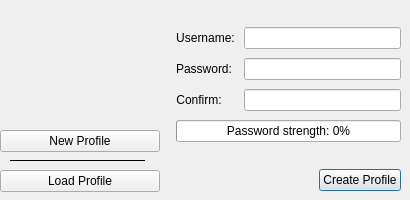
<?xml version="1.0" encoding="UTF-8"?>
<ui version="4.0">
 <class>LoginScreen</class>
 <widget class="QDialog" name="LoginScreen">
  <property name="geometry">
   <rect>
    <x>0</x>
    <y>0</y>
    <width>410</width>
    <height>200</height>
   </rect>
  </property>
  <property name="minimumSize">
   <size>
    <width>410</width>
    <height>200</height>
   </size>
  </property>
  <property name="maximumSize">
   <size>
    <width>415</width>
    <height>200</height>
   </size>
  </property>
  <property name="windowTitle">
   <string notr="true">qTox</string>
  </property>
  <property name="windowIcon">
   <iconset resource="../res.qrc">
    <normaloff>:/img/icons/qtox.svg</normaloff>:/img/icons/qtox.svg</iconset>
  </property>
  <widget class="QStackedWidget" name="stackedWidget">
   <property name="geometry">
    <rect>
     <x>160</x>
     <y>0</y>
     <width>250</width>
     <height>200</height>
    </rect>
   </property>
   <property name="autoFillBackground">
    <bool>true</bool>
   </property>
   <property name="currentIndex">
    <number>0</number>
   </property>
   <widget class="QWidget" name="newPage">
    <layout class="QHBoxLayout" name="horizontalLayout_5">
     <property name="spacing">
      <number>0</number>
     </property>
     <property name="leftMargin">
      <number>0</number>
     </property>
     <property name="topMargin">
      <number>0</number>
     </property>
     <property name="rightMargin">
      <number>0</number>
     </property>
     <property name="bottomMargin">
      <number>0</number>
     </property>
     <item>
      <widget class="QLabel" name="labelNewProfile">
       <property name="text">
        <string/>
       </property>
      </widget>
     </item>
     <item>
      <layout class="QHBoxLayout" name="horizontalLayout_4">
       <item>
        <layout class="QFormLayout" name="formLayout">
         <property name="sizeConstraint">
          <enum>QLayout::SizeConstraint::SetMaximumSize</enum>
         </property>
         <property name="fieldGrowthPolicy">
          <enum>QFormLayout::FieldGrowthPolicy::AllNonFixedFieldsGrow</enum>
         </property>
         <property name="labelAlignment">
          <set>Qt::AlignmentFlag::AlignLeading|Qt::AlignmentFlag::AlignLeft|Qt::AlignmentFlag::AlignVCenter</set>
         </property>
         <property name="formAlignment">
          <set>Qt::AlignmentFlag::AlignCenter</set>
         </property>
         <property name="horizontalSpacing">
          <number>9</number>
         </property>
         <property name="verticalSpacing">
          <number>9</number>
         </property>
         <property name="leftMargin">
          <number>9</number>
         </property>
         <property name="topMargin">
          <number>9</number>
         </property>
         <property name="rightMargin">
          <number>9</number>
         </property>
         <property name="bottomMargin">
          <number>9</number>
         </property>
         <item row="1" column="0">
          <widget class="QLabel" name="label">
           <property name="text">
            <string>Username:</string>
           </property>
           <property name="alignment">
            <set>Qt::AlignmentFlag::AlignCenter</set>
           </property>
          </widget>
         </item>
         <item row="1" column="1">
          <widget class="QLineEdit" name="newUsername">
           <property name="accessibleDescription">
            <string>Username input field</string>
           </property>
           <property name="maxLength">
            <number>64</number>
           </property>
          </widget>
         </item>
         <item row="2" column="0">
          <widget class="QLabel" name="label_2">
           <property name="text">
            <string>Password:</string>
           </property>
           <property name="alignment">
            <set>Qt::AlignmentFlag::AlignCenter</set>
           </property>
          </widget>
         </item>
         <item row="2" column="1">
          <widget class="PasswordEdit" name="newPass">
           <property name="toolTip">
            <string>This optional password is used to encrypt local message data and your profile.
If you lose this password, there is no way to recover it.
Press Shift+F1 for more information.</string>
           </property>
           <property name="whatsThis">
            <string>The password you enter here is optional and encrypts message data and your Tox secret key. It does not encrypt files received. Your profile data is never sent to any servers. This is not a remote login, it's local to your computer only. qTox developers won't be able to recover your password if lost.</string>
           </property>
           <property name="accessibleDescription">
            <string>Password input field, you can leave it empty (no password), or type at least 6 characters</string>
           </property>
          </widget>
         </item>
         <item row="3" column="0">
          <widget class="QLabel" name="label_8">
           <property name="text">
            <string>Confirm:</string>
           </property>
           <property name="alignment">
            <set>Qt::AlignmentFlag::AlignCenter</set>
           </property>
          </widget>
         </item>
         <item row="3" column="1">
          <widget class="PasswordEdit" name="newPassConfirm">
           <property name="accessibleDescription">
            <string>Password confirmation field</string>
           </property>
          </widget>
         </item>
         <item row="7" column="0" colspan="2">
          <widget class="QProgressBar" name="passStrengthMeter">
           <property name="value">
            <number>0</number>
           </property>
           <property name="format">
            <string>Password strength: %p%</string>
           </property>
          </widget>
         </item>
         <item row="9" column="0" colspan="2">
          <layout class="QHBoxLayout" name="horizontalLayout">
           <item>
            <spacer name="horizontalSpacer">
             <property name="orientation">
              <enum>Qt::Orientation::Horizontal</enum>
             </property>
             <property name="sizeHint" stdset="0">
              <size>
               <width>40</width>
               <height>20</height>
              </size>
             </property>
            </spacer>
           </item>
           <item>
            <widget class="QPushButton" name="createAccountButton">
             <property name="accessibleDescription">
              <string>Create a new profile button</string>
             </property>
             <property name="text">
              <string>Create Profile</string>
             </property>
            </widget>
           </item>
          </layout>
         </item>
         <item row="8" column="0" colspan="2">
          <spacer name="verticalSpacer">
           <property name="orientation">
            <enum>Qt::Orientation::Vertical</enum>
           </property>
           <property name="sizeHint" stdset="0">
            <size>
             <width>20</width>
             <height>40</height>
            </size>
           </property>
          </spacer>
         </item>
         <item row="0" column="0" colspan="2">
          <spacer name="verticalSpacer_2">
           <property name="orientation">
            <enum>Qt::Orientation::Vertical</enum>
           </property>
           <property name="sizeHint" stdset="0">
            <size>
             <width>20</width>
             <height>40</height>
            </size>
           </property>
          </spacer>
         </item>
        </layout>
       </item>
      </layout>
     </item>
    </layout>
   </widget>
   <widget class="QWidget" name="loginPage">
    <layout class="QHBoxLayout" name="horizontalLayout_3">
     <property name="spacing">
      <number>0</number>
     </property>
     <property name="leftMargin">
      <number>0</number>
     </property>
     <property name="topMargin">
      <number>0</number>
     </property>
     <property name="rightMargin">
      <number>0</number>
     </property>
     <property name="bottomMargin">
      <number>0</number>
     </property>
     <item>
      <layout class="QHBoxLayout" name="horizontalLayout_2">
       <property name="spacing">
        <number>0</number>
       </property>
       <item>
        <widget class="QLabel" name="labelLoadProfile">
         <property name="text">
          <string/>
         </property>
        </widget>
       </item>
       <item>
        <layout class="QVBoxLayout" name="verticalLayout_2">
         <property name="spacing">
          <number>6</number>
         </property>
         <property name="leftMargin">
          <number>9</number>
         </property>
         <property name="topMargin">
          <number>9</number>
         </property>
         <property name="rightMargin">
          <number>9</number>
         </property>
         <property name="bottomMargin">
          <number>9</number>
         </property>
         <item>
          <spacer name="verticalSpacer_3">
           <property name="orientation">
            <enum>Qt::Orientation::Vertical</enum>
           </property>
           <property name="sizeHint" stdset="0">
            <size>
             <width>20</width>
             <height>40</height>
            </size>
           </property>
          </spacer>
         </item>
         <item>
          <widget class="QLabel" name="userNameLabel">
           <property name="text">
            <string>Username:</string>
           </property>
           <property name="alignment">
            <set>Qt::AlignmentFlag::AlignCenter</set>
           </property>
          </widget>
         </item>
         <item>
          <widget class="QComboBox" name="loginUsernames">
           <property name="accessibleName">
            <string>Profile list</string>
           </property>
           <property name="accessibleDescription">
            <string>List of profiles</string>
           </property>
          </widget>
         </item>
         <item>
          <widget class="QLabel" name="loginPasswordLabel">
           <property name="text">
            <string>Password:</string>
           </property>
           <property name="alignment">
            <set>Qt::AlignmentFlag::AlignCenter</set>
           </property>
          </widget>
         </item>
         <item>
          <widget class="PasswordEdit" name="loginPassword">
           <property name="accessibleName">
            <string>Password input</string>
           </property>
           <property name="accessibleDescription">
            <string>Password input field, minimum 6 characters long</string>
           </property>
          </widget>
         </item>
         <item>
          <widget class="QCheckBox" name="autoLoginCB">
           <property name="toolTip">
            <string>If the profile does not have a password, qTox can skip the login screen</string>
           </property>
           <property name="accessibleDescription">
            <string>Load automatically checkbox</string>
           </property>
           <property name="text">
            <string>Load automatically</string>
           </property>
          </widget>
         </item>
         <item>
          <spacer name="verticalSpacer_4">
           <property name="orientation">
            <enum>Qt::Orientation::Vertical</enum>
           </property>
           <property name="sizeHint" stdset="0">
            <size>
             <width>20</width>
             <height>40</height>
            </size>
           </property>
          </spacer>
         </item>
         <item>
          <layout class="QHBoxLayout" name="horizontalLayout_6">
           <item>
            <widget class="QPushButton" name="importButton">
             <property name="accessibleDescription">
              <string>Import profile</string>
             </property>
             <property name="text">
              <string>Import</string>
             </property>
            </widget>
           </item>
           <item>
            <spacer name="horizontalSpacer_2">
             <property name="orientation">
              <enum>Qt::Orientation::Horizontal</enum>
             </property>
             <property name="sizeHint" stdset="0">
              <size>
               <width>40</width>
               <height>20</height>
              </size>
             </property>
            </spacer>
           </item>
           <item>
            <widget class="QPushButton" name="loginButton">
             <property name="accessibleName">
              <string/>
             </property>
             <property name="accessibleDescription">
              <string>Load selected profile button</string>
             </property>
             <property name="text">
              <string>Load</string>
             </property>
            </widget>
           </item>
          </layout>
         </item>
        </layout>
       </item>
      </layout>
     </item>
    </layout>
   </widget>
  </widget>
  <widget class="Line" name="line">
   <property name="geometry">
    <rect>
     <x>10</x>
     <y>160</y>
     <width>135</width>
     <height>1</height>
    </rect>
   </property>
   <property name="frameShadow">
    <enum>QFrame::Shadow::Plain</enum>
   </property>
   <property name="orientation">
    <enum>Qt::Orientation::Horizontal</enum>
   </property>
  </widget>
  <widget class="QPushButton" name="newProfilePgbtn">
   <property name="geometry">
    <rect>
     <x>0</x>
     <y>130</y>
     <width>160</width>
     <height>22</height>
    </rect>
   </property>
   <property name="accessibleName">
    <string/>
   </property>
   <property name="accessibleDescription">
    <string>New profile creation page</string>
   </property>
   <property name="text">
    <string>New Profile</string>
   </property>
  </widget>
  <widget class="QPushButton" name="loginPgbtn">
   <property name="geometry">
    <rect>
     <x>0</x>
     <y>170</y>
     <width>160</width>
     <height>22</height>
    </rect>
   </property>
   <property name="accessibleName">
    <string>Load Profile</string>
   </property>
   <property name="accessibleDescription">
    <string>Loading existing profile page</string>
   </property>
   <property name="text">
    <string>Load Profile</string>
   </property>
  </widget>
  <widget class="QLabel" name="label_7">
   <property name="geometry">
    <rect>
     <x>30</x>
     <y>15</y>
     <width>100</width>
     <height>100</height>
    </rect>
   </property>
   <property name="text">
    <string/>
   </property>
   <property name="pixmap">
    <pixmap resource="../res.qrc">:/img/login_logo.svg</pixmap>
   </property>
   <property name="scaledContents">
    <bool>true</bool>
   </property>
  </widget>
 </widget>
 <customwidgets>
  <customwidget>
   <class>PasswordEdit</class>
   <extends>QLineEdit</extends>
   <header>src/widget/passwordedit.h</header>
  </customwidget>
 </customwidgets>
 <resources>
  <include location="../res.qrc"/>
 </resources>
 <connections/>
</ui>
